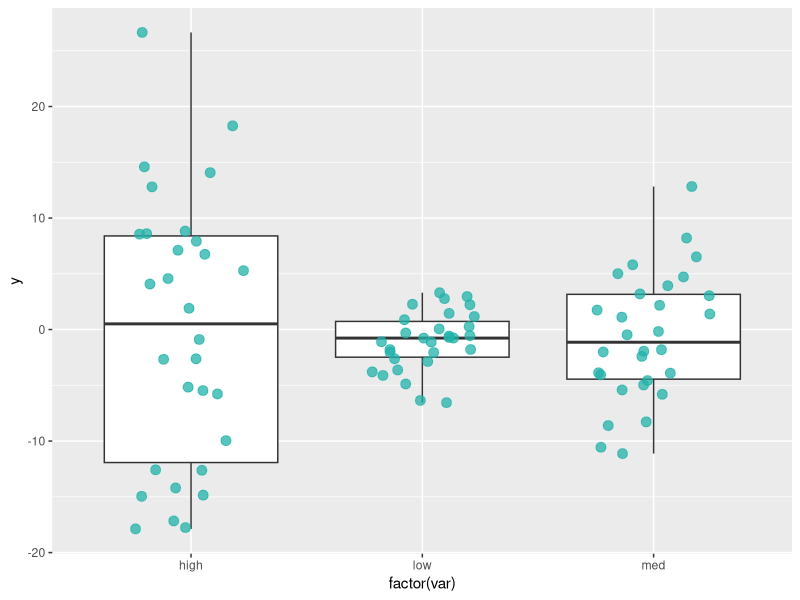

Write R code to recreate this figure.
## ---- chunk 1
knitr::opts_chunk$set(fig.path = "Figs/",
                      message = FALSE,
                      warning = FALSE,
                      include = TRUE,
                      echo = TRUE,
                      error = TRUE,
                      fig.width = 11,
                      comment = NA)
library(ggplot2)
library(magrittr)
library(dplyr)
library(tidyr)
library(car)
## ---- chunk 2
set.seed(10)
low <- rnorm(30, 0, 3) 
med <- rnorm(30, 0, 6)
high <- rnorm(30, 0, 12)
var_df <- data.frame(low, med, high)
var_df_plot <- var_df %>%
  gather(var, y)
ggplot(var_df_plot, aes(x = factor(var), y = y)) +
  geom_boxplot() +
  geom_jitter(position = position_jitter(height = 0, 
    width = 0.25), fill = "lightseagreen", colour = "lightseagreen", alpha = 0.75, size = 3)
## ---- chunk 3
# filter to just months 5 and 9
air5and9 <- airquality %>%
  filter(Month %in% c(5, 9))

air5and9 %>%
  group_by(Month) %>%
  dplyr::summarise(vars = var(Ozone, na.rm = TRUE),
            sds = sd(Ozone, na.rm = TRUE))
## ---- chunk 4
# library(car)
# Levene's test
with(air5and9, leveneTest(Ozone ~ factor(Month), center = mean))
## ---- chunk 5
# library(car)
# Brown-Forsythe
with(air5and9, leveneTest(Ozone ~ factor(Month), center = median))
## ---- chunk 6
# filter to just months 8 and 9
air8and9 <- airquality %>%
  filter(Month %in% c(8, 9))

air8and9 %>%
  group_by(Month) %>%
  dplyr::summarise(vars = var(Ozone, na.rm = TRUE),
            sds = sd(Ozone, na.rm = TRUE))
## ---- chunk 7
# library(car)
# Levene's test
with(air8and9, leveneTest(Ozone ~ factor(Month), center = mean))
## ---- chunk 8
# library(car)
# Brown-Forsythe
with(air8and9, leveneTest(Ozone ~ factor(Month), center = median))
